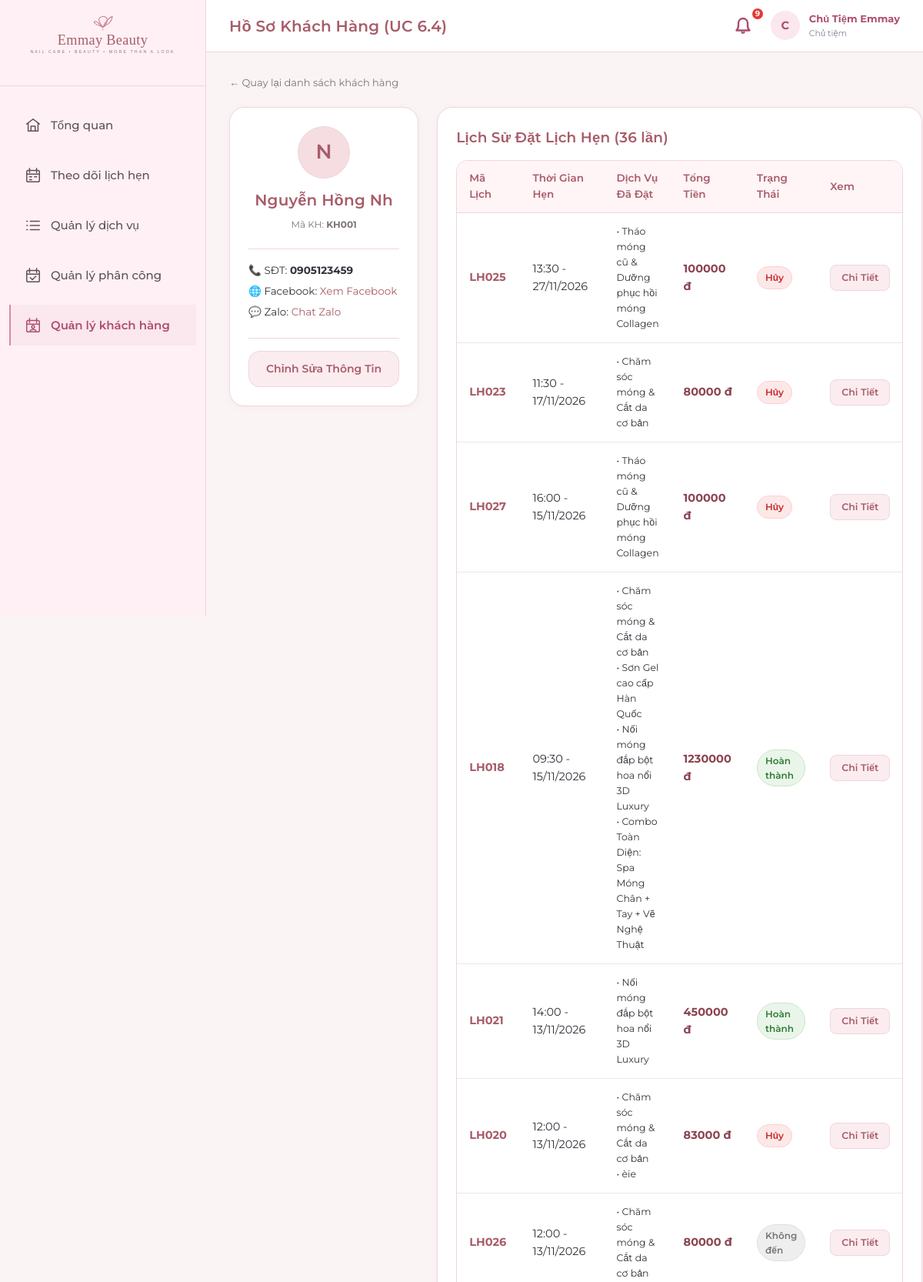
The app's page /owner/customers/KH001/ (signed in, upper part) with its own data.
### apps/accounts/models.py (models this page shows, shortened)
class KhachHang(models.Model):
    ma_khach_hang = models.CharField(max_length=10, primary_key=True, verbose_name='Mã khách hàng')
    ho_ten = models.CharField(max_length=50, verbose_name='Họ và tên')
    so_dien_thoai = models.CharField(max_length=10, validators=[phone_validator], verbose_name='Số điện thoại')
    link_facebook = models.CharField(max_length=255, blank=True, null=True, verbose_name='Link Facebook')
    link_zalo = models.CharField(max_length=255, blank=True, null=True, verbose_name='Link Zalo')
    dich_vu_truc_tiep = models.ForeignKey('services.DichVu', db_column='MaDichVu', on_delete=models.SET_NULL, null=True, blank=True, related_name='khach_hang_truc_tiep', verbose_name='Dịch vụ khách hàng chọn')
    class Meta:
        db_table = 'KhachHang'
        verbose_name = 'Khách Hàng'
        verbose_name_plural = 'Khách Hàng'
        ordering = ['ma_khach_hang']

### apps/appointments/models.py (models this page shows, shortened)
class LichHen(models.Model):
    TRANG_THAI_CHOICES = [
        ('Chờ xác nhận', 'Chờ xác nhận'),
        ('Đã xác nhận', 'Đã xác nhận'),
        ('Hoàn thành', 'Hoàn thành'),
        ('Hủy', 'Hủy'),
        ('Không đến', 'Không đến'),
    ]
    ma_lich_hen = models.CharField(max_length=10, primary_key=True, verbose_name='Mã lịch hẹn')
    khach_hang = models.ForeignKey(KhachHang, on_delete=models.PROTECT, related_name='lich_hen', verbose_name='Khách hàng')
    tai_khoan_huy = models.ForeignKey(
        TaiKhoan, on_delete=models.SET_NULL, null=True, blank=True,
        related_name='lich_hen_da_huy', verbose_name='Tài khoản hủy'
    )
    ngay_gio_bat_dau = models.DateTimeField(verbose_name='Ngày giờ bắt đầu')
    ten_lien_he = models.CharField(max_length=100, verbose_name='Tên liên hệ')
    so_dien_thoai_lien_he = models.CharField(
        max_length=10, validators=[phone_validator], verbose_name='SĐT liên hệ'
    )
    trang_thai = models.CharField(
        max_length=30, choices=TRANG_THAI_CHOICES, default='Chờ xác nhận',
        verbose_name='Trạng thái'
    )
    thoi_diem_huy = models.DateTimeField(null=True, blank=True, verbose_name='Thời điểm hủy')
    thoi_diem_tao = models.DateTimeField(auto_now_add=True, verbose_name='Thời điểm tạo')
    class Meta:
        db_table = 'LichHen'
        verbose_name = 'Lịch Hẹn'
        verbose_name_plural = 'Lịch Hẹn'
        ordering = ['-ngay_gio_bat_dau']
    @property
    def tong_tien(self):
        return sum(ct.don_gia_dat for ct in self.chi_tiet.all())

class ChiTietLichHen(models.Model):
    lich_hen = models.ForeignKey(LichHen, on_delete=models.CASCADE, related_name='chi_tiet', verbose_name='Lịch hẹn')
    dich_vu = models.ForeignKey(DichVu, on_delete=models.PROTECT, related_name='chi_tiet_lich_hen', verbose_name='Dịch vụ gốc')
    ten_dich_vu_dat = models.CharField(max_length=60, verbose_name='Tên dịch vụ lúc đặt')
    don_gia_dat = models.DecimalField(max_digits=12, decimal_places=0, verbose_name='Đơn giá lúc đặt')
    thoi_luong_dat = models.SmallIntegerField(verbose_name='Thời lượng lúc đặt (phút)')
    ghi_chu_thuc_hien = models.CharField(max_length=255, blank=True, null=True, verbose_name='Ghi chú thực hiện')
    class Meta:
        db_table = 'ChiTietLichHen'
        verbose_name = 'Chi Tiết Lịch Hẹn'
        verbose_name_plural = 'Chi Tiết Lịch Hẹn'
        unique_together = ('lich_hen', 'dich_vu')

### apps/accounts/views.py (the view, shortened to what this page needs)
# urls.py: path('customers/<str:pk>/', account_views.owner_customer_detail, name='customer_detail'),
@owner_required
def owner_customer_detail(request, pk):
    customer = get_object_or_404(KhachHang, pk=pk)
    appointments = customer.lich_hen.order_by('-ngay_gio_bat_dau')
    if request.GET.get('display') == 'profile':
        return render(request, 'owner/customer_view_info.html', {'customer': customer})
    return render(request, 'owner/customer_detail.html', {
        'customer': customer,
        'appointments': appointments,
    })

### apps/notifications/context_processors.py (called while the page is built)
def notifications_processor(request):
    context = {
        'unread_notifications_count': 0,
        'recent_notifications': [],
        'unread_rejection_ids': [],
    }
    if request.user.is_authenticated:
        try:
            tai_khoan = getattr(request.user, 'tai_khoan', None)
            if tai_khoan:
                user_notifications = ThongBao.objects.filter(tai_khoan=tai_khoan)
                context['unread_notifications_count'] = user_notifications.filter(da_doc=False).count()
                if tai_khoan.vai_tro == 'Chủ Tiệm':
                    context['unread_rejection_ids'] = list(user_notifications.filter(da_doc=False, loai_thong_bao='Từ chối').values_list('pk', flat=True))
                context['recent_notifications'] = user_notifications.order_by('-thoi_diem_tao')[:8]
        except Exception:
            pass
    return context

### templates/owner/customer_detail.html (shortened to what this page needs)
{% extends 'base_dashboard.html' %}
{% block page_title %}Hồ Sơ Khách Hàng (UC 6.4){% endblock %}
{% block content %}
<div style="margin-bottom: 20px;">
  <a href="{% url 'owner:customers_list' %}" style="font-size: 13px; color: var(--text-muted);">&larr; Quay lại danh sách khách hàng</a>
</div>
<div style="display: grid; grid-template-columns: 1fr 2.5fr; gap: 24px;">
  <div class="card" style="height: fit-content;">
    <div style="text-align: center; margin-bottom: 20px;">
      <div class="user-avatar" style="width: 68px; height: 68px; margin: 0 auto 12px; font-size: 26px;">
        {{ customer.ho_ten|slice:":1"|upper }}
      </div>
      <h3 style="font-size: 20px; color: var(--dark-rose); margin-bottom: 4px;">{{ customer.ho_ten }}</h3>
      <span style="font-size: 12px; color: var(--text-muted);">Mã KH: <strong>{{ customer.ma_khach_hang }}</strong></span>
    </div>
    <div style="font-size: 13.5px; line-height: 2; border-top: 1px solid var(--border-pink); padding-top: 14px;">
      <div>📞 SĐT: <strong>{{ customer.so_dien_thoai }}</strong></div>
      <div>
        🌐 Facebook:
        {% if customer.link_facebook %}
          <a href="{{ customer.link_facebook }}" target="_blank">Xem Facebook</a>
        {% else %}
          <span style="color: var(--text-muted);">Chưa cập nhật</span>
        {% endif %}
      </div>
      <div>
        💬 Zalo:
        {% if customer.link_zalo %}
          <a href="https://zalo.me/{{ customer.link_zalo }}" target="_blank">Chat Zalo</a>
        {% else %}
          <span style="color: var(--text-muted);">Chưa cập nhật</span>
        {% endif %}
      </div>
    </div>
    <div style="margin-top: 20px; padding-top: 16px; border-top: 1px solid var(--border-pink);">
      <a href="{% url 'owner:customer_update' customer.pk %}" class="btn btn-secondary" style="width: 100%;">
        Chỉnh Sửa Thông Tin
      </a>
    </div>
  </div>
  <div class="card" style="padding: 24px;">
    <h3 class="card-title">Lịch Sử Đặt Lịch Hẹn ({{ appointments.count }} lần)</h3>
    <div class="table-responsive" style="margin-top: 14px;">
      <table class="table">
        <thead>
          <tr>
            <th>Mã Lịch</th>
            <th>Thời Gian Hẹn</th>
            <th>Dịch Vụ Đã Đặt</th>
            <th>Tổng Tiền</th>
            <th>Trạng Thái</th>
            <th>Xem</th>
          </tr>
        </thead>
        <tbody>
          {% for a in appointments %}
            <tr>
              <td><strong style="color: var(--dark-rose);">{{ a.ma_lich_hen }}</strong></td>
              <td>{{ a.ngay_gio_bat_dau|date:"H:i - d/m/Y" }}</td>
              <td>
                <div style="font-size: 12.5px;">
                  {% for ct in a.chi_tiet.all %}
                    <div>• {{ ct.ten_dich_vu_dat }}</div>
                  {% endfor %}
                </div>
              </td>
              <td>
                <strong style="color: var(--deep-rose);">{{ a.tong_tien|floatformat:0 }} đ</strong>
              </td>
              <td>
                {% if a.trang_thai == 'Chờ xác nhận' %}
                  <span class="badge badge-pending">Chờ xác nhận</span>
                {% elif a.trang_thai == 'Đã xác nhận' %}
                  <span class="badge badge-confirmed">Đã xác nhận</span>
                {% elif a.trang_thai == 'Hoàn thành' %}
                  <span class="badge badge-completed">Hoàn thành</span>
                {% elif a.trang_thai == 'Hủy' %}
                  <span class="badge badge-canceled">Hủy</span>
                {% else %}
                  <span class="badge badge-noshow">{{ a.trang_thai }}</span>
                {% endif %}
              </td>
              <td>
                <a href="{% url 'owner:appointment_detail' a.pk %}" class="btn btn-secondary btn-sm">Chi Tiết</a>
              </td>
            </tr>
          {% empty %}
            <tr>
              <td colspan="6" style="text-align: center; color: var(--text-muted); padding: 30px;">
                Khách hàng chưa có lịch hẹn nào.
              </td>
            </tr>
          {% endfor %}
        </tbody>
      </table>
    </div>
  </div>
</div>
{% endblock %}

### static/css/style.css (style rules this page uses)
:root { --primary-rose: #C97F8E; --btn-rose: #D98F9F; --btn-rose-hover: #C57B8C; --dark-rose: #A85C69; --deep-rose: #8C4350; --blush-pink: #F5DDE2; --soft-pink: #FBECEF; --light-pink: #FFF4F6; --ivory-white: #FFF9F8; --card-bg: #FFFFFF; --text-main: #343039; --text-muted: #7E7478; --text-light: #A3969B; --border-pink: #EED6DC; --border-focus: #D98F9F; --status-pending: #E09F3E; --status-pending-bg: #FFF5E6; --status-confirmed: #4A90E2; --status-confirmed-bg: #EBF4FC; --status-completed: #2E7D32; --status-completed-bg: #EAF5EA; --status-canceled: #C62828; --status-canceled-bg: #FDE8E8; --status-noshow: #757575; --status-noshow-bg: #EEEEEE; --font-heading: 'Playfair Display', serif; --font-body: 'Montserrat', sans-serif; --shadow-sm: 0 2px 8px rgba(201, 127, 142, 0.08); --shadow-md: 0 4px 20px rgba(168, 92, 105, 0.12); --shadow-lg: 0 10px 30px rgba(168, 92, 105, 0.16); --radius-sm: 8px; --radius-md: 14px; --radius-lg: 20px; --radius-full: 9999px; }
* { margin: 0; padding: 0; box-sizing: border-box; }
body { font-family: var(--font-body); font-size: 14.5px; line-height: 1.6; color: var(--text-main); background-color: var(--ivory-white); min-height: 100vh; display: flex; flex-direction: column; }
h1, h2, h3, h4, h5, h6, input, button, select, textarea, table, th, td { font-family: var(--font-body); }
h1, h2, h3 { color: var(--dark-rose); font-weight: 600; letter-spacing: 0.2px; }
a { color: var(--dark-rose); text-decoration: none; transition: all 0.2s ease; }
.btn { display: inline-flex; align-items: center; justify-content: center; gap: 8px; padding: 11px 22px; font-family: var(--font-body); font-size: 14px; font-weight: 600; border-radius: var(--radius-md); border: 1px solid transparent; cursor: pointer; transition: all 0.25s cubic-bezier(0.4, 0, 0.2, 1); text-decoration: none !important; white-space: nowrap; }
.btn-secondary { background: var(--soft-pink); color: var(--dark-rose) !important; border: 1px solid var(--border-pink); }
.btn-sm { padding: 6px 14px; font-size: 12.5px; border-radius: var(--radius-sm); }
.badge { display: inline-flex; align-items: center; padding: 4px 10px; font-size: 12px; font-weight: 600; border-radius: var(--radius-full); }
.badge-completed { background: var(--status-completed-bg); color: var(--status-completed); border: 1px solid #C8E6C9; }
.badge-canceled { background: var(--status-canceled-bg); color: var(--status-canceled); border: 1px solid #FFCDD2; }
.badge-noshow { background: var(--status-noshow-bg); color: var(--status-noshow); border: 1px solid #E0E0E0; }
.card { background: var(--card-bg); border: 1px solid var(--border-pink); border-radius: var(--radius-lg); padding: 24px; box-shadow: var(--shadow-sm); transition: box-shadow 0.25s ease; }
.card-title { font-family: var(--font-body); font-size: 18.5px; font-weight: 600; color: var(--dark-rose); margin-bottom: 14px; }
.table-responsive { width: 100%; overflow-x: auto; border-radius: var(--radius-md); border: 1px solid var(--border-pink); background: #FFFFFF; }
.table { width: 100%; border-collapse: collapse; text-align: left; }
.table th { background: var(--light-pink); color: var(--dark-rose); font-weight: 600; font-size: 13.5px; padding: 12px 16px; border-bottom: 1.5px solid var(--border-pink); }
.table td { padding: 14px 16px; border-bottom: 1px solid #F3E4E8; color: var(--text-main); vertical-align: middle; }

### static/css/dashboard.css (style rules this page uses)
body.app-layout { display: flex !important; flex-direction: row !important; min-height: 100vh; background-color: #FAF4F5; margin: 0; padding: 0; width: 100%; box-sizing: border-box; }
.user-avatar { width: 38px; height: 38px; border-radius: 50%; background: var(--blush-pink); color: var(--dark-rose); display: flex; align-items: center; justify-content: center; font-weight: 600; font-size: 14px; border: 1px solid var(--border-pink); }

### records on screen
KhachHang: ho_ten "N", ho_ten "Nguyễn Hồng Nh", ma_khach_hang "KH001", so_dien_thoai "0905123459"
LichHen: ma_lich_hen "LH025", ngay_gio_bat_dau "13:30 - 27/11/2026", tong_tien "100000", trang_thai "Hủy"
ChiTietLichHen: ten_dich_vu_dat "Tháo móng cũ & Dưỡng phục hồi móng Collagen"
LichHen: ma_lich_hen "LH023", ngay_gio_bat_dau "11:30 - 17/11/2026", tong_tien "80000", trang_thai "Hủy"
ChiTietLichHen: ten_dich_vu_dat "Chăm sóc móng & Cắt da cơ bản"
LichHen: ma_lich_hen "LH027", ngay_gio_bat_dau "16:00 - 15/11/2026", tong_tien "100000", trang_thai "Hủy"
ChiTietLichHen: ten_dich_vu_dat "Tháo móng cũ & Dưỡng phục hồi móng Collagen"
LichHen: ma_lich_hen "LH018", ngay_gio_bat_dau "09:30 - 15/11/2026", tong_tien "1230000", trang_thai "Hoàn thành"
ChiTietLichHen: ten_dich_vu_dat "Chăm sóc móng & Cắt da cơ bản"
ChiTietLichHen: ten_dich_vu_dat "Sơn Gel cao cấp Hàn Quốc"
ChiTietLichHen: ten_dich_vu_dat "Nối móng đắp bột hoa nổi 3D Luxury"
ChiTietLichHen: ten_dich_vu_dat "Combo Toàn Diện: Spa Móng Chân + Tay + Vẽ Nghệ Thuật"
LichHen: ma_lich_hen "LH021", ngay_gio_bat_dau "14:00 - 13/11/2026", tong_tien "450000", trang_thai "Hoàn thành"
ChiTietLichHen: ten_dich_vu_dat "Nối móng đắp bột hoa nổi 3D Luxury"
LichHen: ma_lich_hen "LH020", ngay_gio_bat_dau "12:00 - 13/11/2026", tong_tien "83000", trang_thai "Hủy"
ChiTietLichHen: ten_dich_vu_dat "Chăm sóc móng & Cắt da cơ bản"
ChiTietLichHen: ten_dich_vu_dat "èie"
LichHen: ma_lich_hen "LH026", ngay_gio_bat_dau "12:00 - 13/11/2026", tong_tien "80000", trang_thai "Không đến"
ChiTietLichHen: ten_dich_vu_dat "Chăm sóc móng & Cắt da cơ bản"

### other values on screen
{{ unread_notifications_count }} "9"
{{ owner_name|slice:":1"|upper }} "C"
{{ owner_name }} "Chủ Tiệm Emmay"
{{ appointments.count }} "36"
